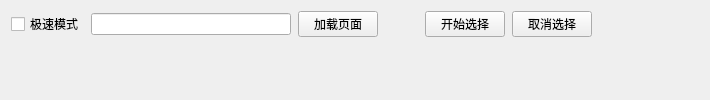
           <widget class="QWidget" name="tab_browser">
            <attribute name="title">
             <string>浏览器</string>
            </attribute>
            <layout class="QVBoxLayout" name="verticalLayout_3">
             <item>
              <layout class="QHBoxLayout" name="horizontalLayout">
               <property name="spacing">
                <number>7</number>
               </property>
               <item>
                <widget class="QCheckBox" name="checkBox_quickmode">
                 <property name="text">
                  <string>极速模式</string>
                 </property>
                </widget>
               </item>
               <item>
                <widget class="QLineEdit" name="lineEdit_url">
                 <property name="minimumSize">
                  <size>
                   <width>200</width>
                   <height>0</height>
                  </size>
                 </property>
                </widget>
               </item>
               <item>
                <widget class="QPushButton" name="pushButton_load">
                 <property name="text">
                  <string>加载页面</string>
                 </property>
                </widget>
               </item>
               <item>
                <spacer name="horizontalSpacer">
                 <property name="orientation">
                  <enum>Qt::Horizontal</enum>
                 </property>
                 <property name="sizeHint" stdset="0">
                  <size>
                   <width>40</width>
                   <height>20</height>
                  </size>
                 </property>
                </spacer>
               </item>
               <item>
                <widget class="QPushButton" name="pushButton_browserSelect">
                 <property name="maximumSize">
                  <size>
                   <width>100</width>
                   <height>16777215</height>
                  </size>
                 </property>
                 <property name="text">
                  <string>开始选择</string>
                 </property>
                </widget>
               </item>
               <item>
                <widget class="QPushButton" name="pushButton_browserUnselect">
                 <property name="maximumSize">
                  <size>
                   <width>100</width>
                   <height>16777215</height>
                  </size>
                 </property>
                 <property name="text">
                  <string>取消选择</string>
                 </property>
                </widget>
               </item>
               <item>
                <widget class="QLabel" name="label_2">
                 <property name="sizePolicy">
                  <sizepolicy hsizetype="Fixed" vsizetype="Preferred">
                   <horstretch>0</horstretch>
                   <verstretch>0</verstretch>
                  </sizepolicy>
                 </property>
                 <property name="minimumSize">
                  <size>
                   <width>100</width>
                   <height>0</height>
                  </size>
                 </property>
                 <property name="maximumSize">
                  <size>
                   <width>100</width>
                   <height>16777215</height>
                  </size>
                 </property>
                 <property name="text">
                  <string/>
                 </property>
                </widget>
               </item>
              </layout>
             </item>
             <item>
              <widget class="QWidget" name="widget_browser" native="true">
               <property name="sizePolicy">
                <sizepolicy hsizetype="Preferred" vsizetype="Expanding">
                 <horstretch>0</horstretch>
                 <verstretch>0</verstretch>
                </sizepolicy>
               </property>
               <layout class="QVBoxLayout" name="verticalLayout_5">
                <item>
                 <layout class="QVBoxLayout" name="verticalLayout_browser"/>
                </item>
               </layout>
              </widget>
             </item>
            </layout>
           </widget>
